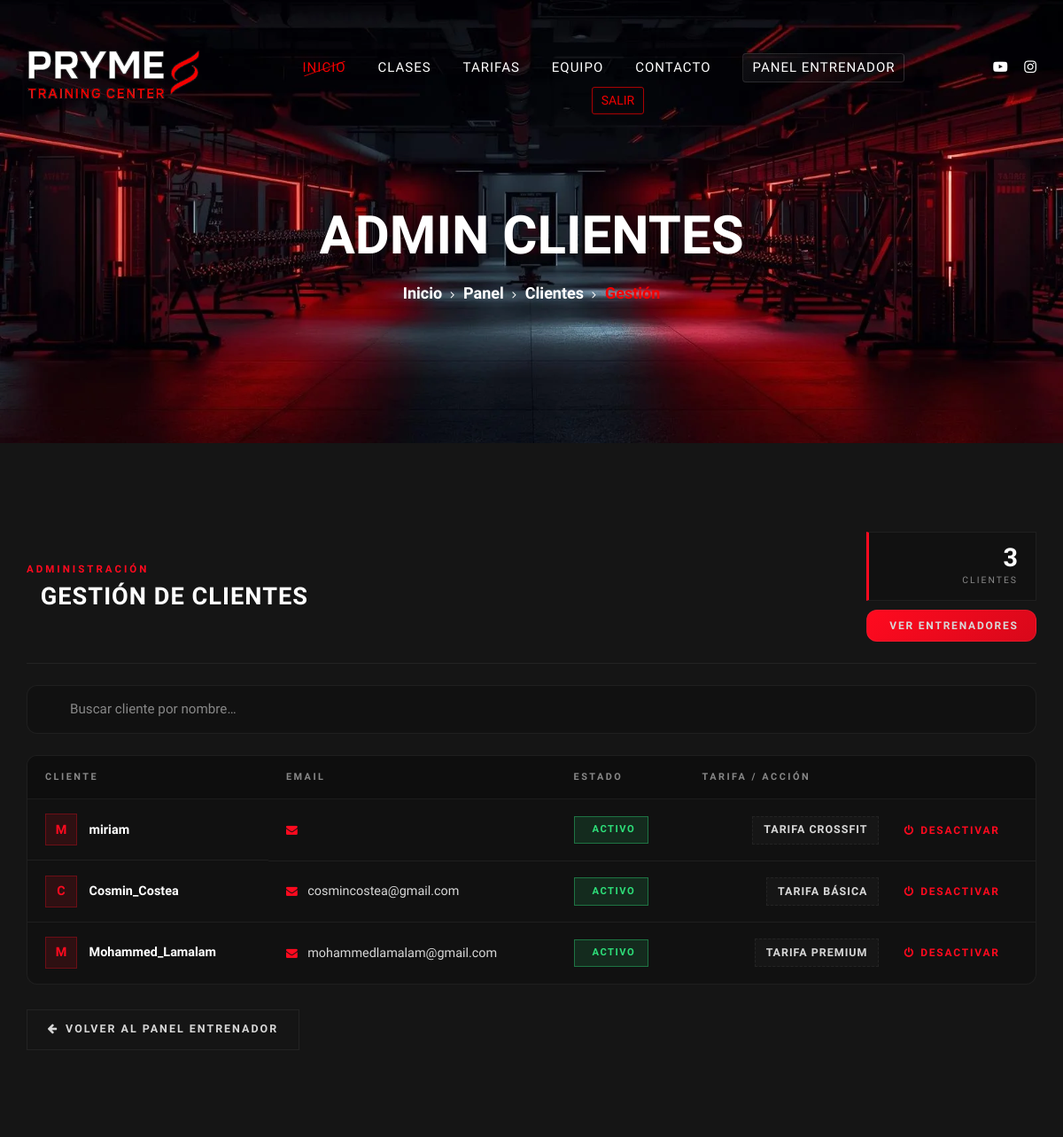
/entrenador/admin/clientes/ (signed in, upper part), run on an earlier commit of the app's database.
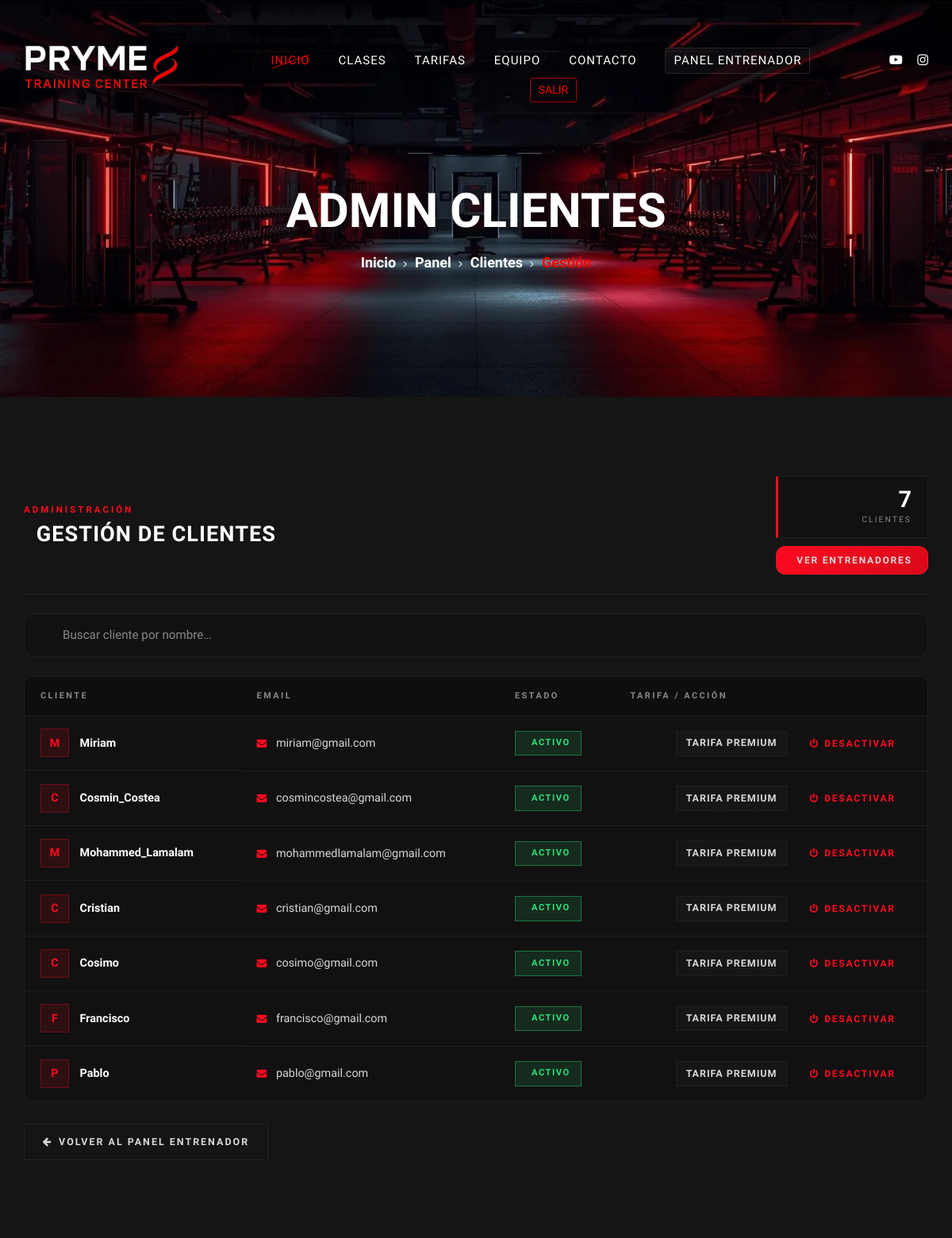
And on a later commit of the database.
### gimnasio/models.py (models this page shows, shortened)
class Cliente(models.Model):
    user = models.OneToOneField(User, on_delete=models.CASCADE)
    telefono = models.CharField(max_length=20, blank=True)
    tarifa = models.ForeignKey(Tarifa, on_delete=models.SET_NULL, null=True, blank=True)
    fecha_registro = models.DateField(auto_now_add=True)
    @property
    def nombre(self):
        return self.user.username
    @property
    def email(self):
        return self.user.email

class Tarifa(models.Model):
    nombre = models.CharField(max_length=50)
    precio = models.DecimalField(max_digits=10, decimal_places=2)
    duracion_meses = models.IntegerField()
    descripcion = models.TextField(blank=True, null=True)

### entrenador/decorators.py (the view)
    def wrapper(request, *args, **kwargs):
        entrenador = Entrenador.objects.first()
        if not entrenador or entrenador.rol != "admin":
            return redirect('entrenador:panel')
        return view_func(request, *args, **kwargs)

### entrenador/views.py (called while the page is built)
@login_required
@admin_required
def admin_clientes(request):
    clientes = Cliente.objects.all()
    tarifas = Tarifa.objects.all()
    query = request.GET.get("q")
    if query:
        clientes = clientes.filter(user__username__icontains=query)
    return render(request, "entrenador/admin_clientes.html", {"clientes": clientes, "tarifas": tarifas})

### entrenador/templates/entrenador/admin_clientes.html (shortened to what this page needs)
{% extends "entrenador/components/base.html" %}
{% load static %}
{% block title %}Admin Clientes{% endblock %}
{% block enlace_nav %}
    <a href="{% url 'entrenador:admin_clientes' %}">Clientes</a>
{% endblock %}
{% block subtitulo %}Gestión{% endblock %}
{% block css_entrenador %}
    <link rel="stylesheet" href="{% static 'css/entrenador/style_admin_clientes.css' %}">
{% endblock %}
{% block contenido %}
<div class="ac-header">
    <div>
        <span class="ac-kicker">Administración</span>
        <h2 class="ac-title">
            Gestión de clientes
        </h2>
    </div>
    <div class="ac-header-right">
        <div class="ac-stat">
            <span class="ac-stat-num">{{ clientes|length }}</span>
            <span class="ac-stat-label">Clientes</span>
        </div>
        <a href="{% url 'entrenador:admin_entrenadores' %}" class="ac-btn ac-btn--ghost">
            <span>Ver entrenadores</span>
        </a>
    </div>
</div>
<div class="ac-search">
    <input type="text" id="searchInput" placeholder="Buscar cliente por nombre…" autocomplete="off" data-admin-search="clientesTable" data-admin-empty="searchEmpty">
</div>
<div class="ac-table-wrap">
    <table class="ac-table">
        <thead>
            <tr>
                <th>Cliente</th>
                <th>Email</th>
                <th>Estado</th>
                <th class="ac-th-actions">Tarifa / Acción</th>
            </tr>
        </thead>
        <tbody id="clientesTable">
            {% for cliente in clientes %}
                <tr class="ac-row {% if cliente.tarifa %}ac-row--activo{% else %}ac-row--inactivo{% endif %}">
                    <td class="nombre ac-cell-name">
                        <span class="ac-avatar">{{ cliente.nombre|slice:":1"|upper }}</span>
                        <strong>{{ cliente.nombre }}</strong>
                    </td>
                    <td class="ac-cell-email">
                        <i class="fa fa-envelope"></i>
                        <span>{{ cliente.email }}</span>
                    </td>
                    <td>
                        {% if cliente.tarifa %}
                            <span class="ac-badge ac-badge--activo">
                                 Activo
                            </span>
                        {% else %}
                            <span class="ac-badge ac-badge--inactivo">
                                <i class="fa fa-circle-xmark"></i> Inactivo
                            </span>
                        {% endif %}
                    </td>
                    <td class="ac-cell-action">
                        {% if cliente.tarifa %}
                            <form method="POST"
                                  action="{% url 'entrenador:cambiar_tarifa_cliente' cliente.id %}"
                                  class="ac-form ac-form--inline">
                                <span class="ac-tarifa-actual">{{ cliente.tarifa.nombre }}</span>
                                <button type="submit" class="ac-btn ac-btn--danger">
                                    <i class="fa fa-power-off"></i>
                                    <span>Desactivar</span>
                                </button>
                            </form>
                        {% endif %}
                    </td>
                </tr>
            {% endfor %}
        </tbody>
    </table>
</div>
<div class="rc-footer">
    <a href="{% url 'entrenador:panel' %}" class="rc-btn rc-btn--ghost">
        <i class="fa fa-arrow-left"></i>
        <span>Volver al Panel Entrenador</span>
    </a>
</div>
{% endblock %}

What changed in the data, as far as the page shows it:
changed Cliente: nombre "miriam" → "Miriam"; email (not shown) → "miriam@gmail.com"; tarifa.nombre "TARIFA CROSSFIT" → "TARIFA PREMIUM"
changed Cliente "Cosmin_Costea": tarifa.nombre "TARIFA BÁSICA" → "TARIFA PREMIUM"
added Cliente: nombre "C", nombre "Cristian", email "cristian@gmail.com", shows "ACTIVO", tarifa.nombre "TARIFA PREMIUM"
added Cliente: nombre "C", nombre "Cosimo", email "cosimo@gmail.com", shows "ACTIVO", tarifa.nombre "TARIFA PREMIUM"
added Cliente: nombre "F", nombre "Francisco", email "francisco@gmail.com", shows "ACTIVO", tarifa.nombre "TARIFA PREMIUM"
added Cliente: nombre "P", nombre "Pablo", email "pablo@gmail.com", shows "ACTIVO", tarifa.nombre "TARIFA PREMIUM"
Also different on the page:
{{ clientes|length }}: "3" → "7"
